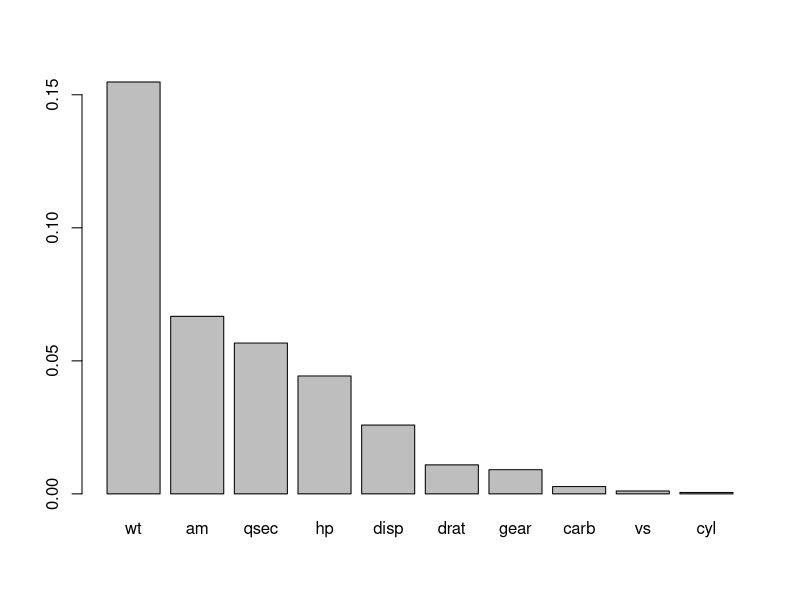

Write the R code that produced this figure.
# Following this Research Gate question 
# (https://www.researchgate.net/post/How_can_I_determine_the_relative_contribution_of_predictors_in_multiple_regression_models)
# I have designed a function to calculate the relative contribution of predictors in multiple regression models, which means
# 'the unique contribution in % in explaining the variance of the dependent variable'. 
# The function just required one parameter: your linear model. By now it is designed for simply multiple linear models, in the future
# I will adapt it to every type of model. 

#### The function:

lm_contribution <- function(mod, sort=TRUE){
  ## extract SSE 
  mod_anova <- broom::tidy(anova(mod))
  SSE.mod <- mod_anova$sumsq[mod_anova$term=='Residuals'] 
  
  ## extract coef terms, Dependent variable and data
  mod_terms <- names(mod$coefficients)[-1] # terms except intercept
  vd <- gsub('^(.*?)= ','',capture.output(mod$call) )
  vd <- gsub(' ~(.*?)$','',vd) # dependent variable
  df <- mod$model # data

  # calculate contribution (it is calculated as many models as terms,
  # but extracting one of the terms each time)
 cont <- purrr::map_dbl(mod_terms, function(x){
    reg_terms <- mod_terms[mod_terms != x ]
    reg <- lm( as.formula(paste0(vd,'~', paste0(reg_terms,collapse = ' + '))), data=df  )
    reg_anova <- broom::tidy(anova(reg))
    SSE <- reg_anova$sumsq[reg_anova$term=='Residuals'] # (Residual Sum of Squares 
    cont <- (SSE-SSE.mod)/SSE
    return(cont)
  })
  names(cont) <- mod_terms
  if(sort==TRUE) cont <- sort(cont,TRUE)
  return(cont)
} 

## Example:
mod <- lm(mpg~.,data=mtcars)
imp_var <- lm_contribution(mod)
barplot(imp_var)
